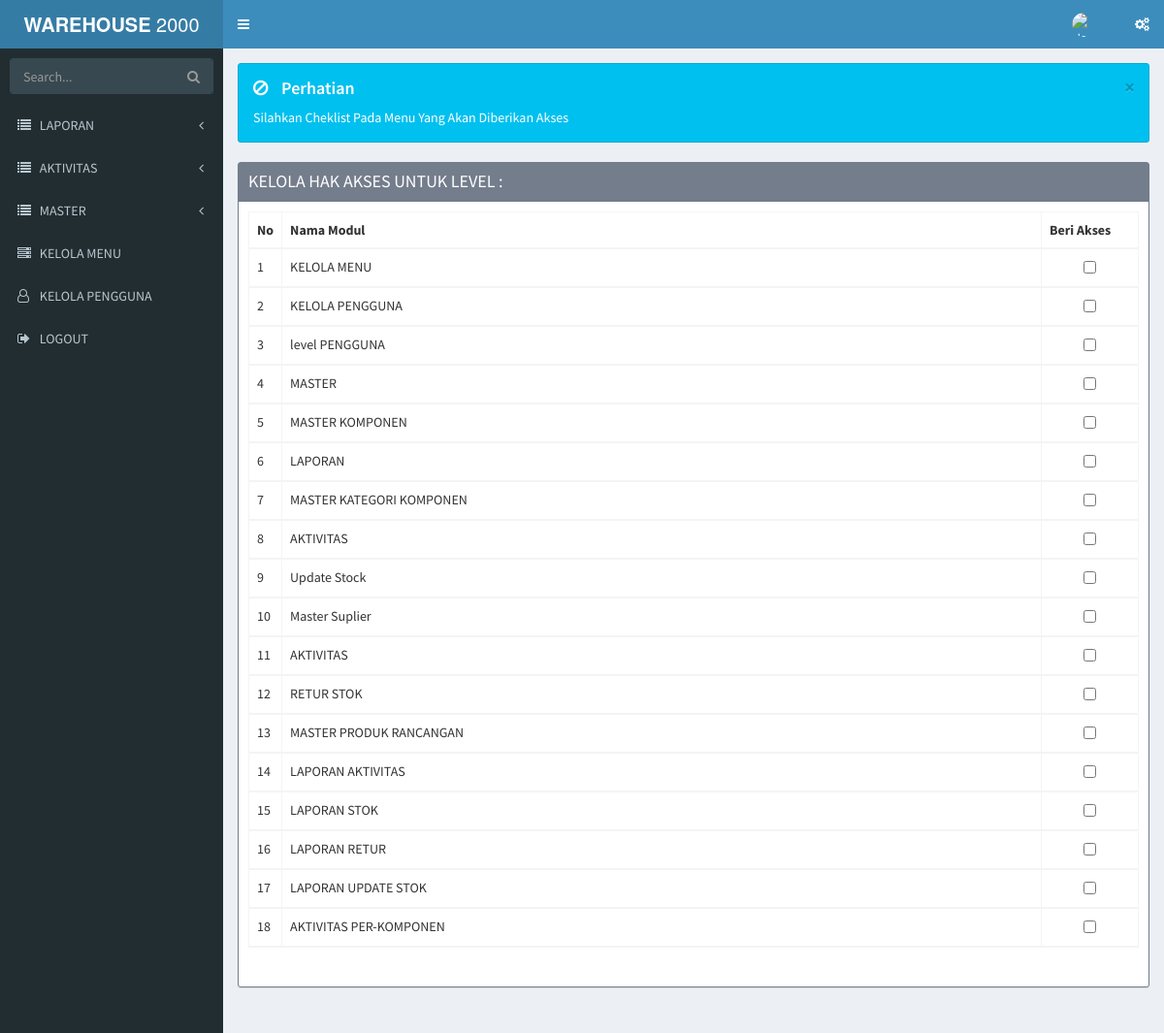
Page /index.php/userlevel/akses on the committed database.
### tables this page shows
CREATE TABLE `tbl_menu` (
  `id_menu` int(11) NOT NULL,
  `title` varchar(50) NOT NULL,
  `url` varchar(30) NOT NULL,
  `icon` varchar(30) NOT NULL,
  `is_main_menu` int(11) NOT NULL,
  `is_aktif` enum('y','n') NOT NULL COMMENT 'y=yes,n=no',
  `no_urut` int(5) NOT NULL
);

### application/libraries/Template.php (called while the page is built)
<?php if ( ! defined('BASEPATH')) exit('No direct script access allowed');
class Template {
		var $template_data = array();
		function set($name, $value)
		{
			$this->template_data[$name] = $value;
		}
		function load($template = '', $view = '' , $view_data = array(), $return = FALSE)
		{
			$this->CI =& get_instance();
			$this->set('contents', $this->CI->load->view($view, $view_data, TRUE));
			return $this->CI->load->view($template, $this->template_data, $return);
		}
}

### application/controllers/Userlevel.php (called while the page is built, shortened)
<?php
class Userlevel extends CI_Controller
{
    function akses(){
        $data['level'] = $this->db->get_where('tbl_user_level',array('id_user_level'=>  $this->uri->segment(3)))->row_array();
        $data['menu'] = $this->db->get('tbl_menu')->result();
        $this->template->load('template','userlevel/akses',$data);
    }
}

### index.php (called while the page is built, shortened)
<?php
require_once BASEPATH.'core/CodeIgniter.php';

### application/views/userlevel/akses.php (the view, shortened to what this page needs)
<div class="content-wrapper">
    <section class="content">
        <div class="row">
            <div class="col-xs-12">
                <?php echo alert('alert-info', 'Perhatian', 'Silahkan Cheklist Pada Menu Yang Akan Diberikan Akses') ?>
                <div class="box box-warning box-solid">
                    <div class="box-header">
                        <h3 class="box-title">KELOLA HAK AKSES UNTUK LEVEL :  <b><?php echo $level['nama_level'] ?></b></h3>
                    </div>
                    <div class="box-body">
                        <div style="padding-bottom: 10px;">
                            <table class="table table-bordered table-striped" id="mytable">
                                <thead>
                                    <tr>
                                        <th width="30px">No</th>
                                        <th>Nama Modul</th>
                                        <th width="100px">Beri Akses</th>
                                    </tr>
                                    <?php
                                    $no = 1;
                                    foreach ($menu as $m) {
                                        echo "<tr>
                        <td>$no</td>
                        <td>$m->title</td>
                        <td align='center'><input type='checkbox' ".  checked_akses($this->uri->segment(3), $m->id_menu)." onClick='kasi_akses($m->id_menu)'></td>
                        </tr>";
                                        $no++;
                                    }
                                    ?>
                                </thead>
                            </table>
                        </div>
                    </div>
                </div>
            </div>
    </section>
</div>

### application/views/template/sidebar.php (shortened to what this page needs)
<section class="sidebar">
    <form action="#" method="get" class="sidebar-form">
        <div class="input-group">
            <input type="text" name="q" class="form-control" placeholder="Search...">
            <span class="input-group-btn">
                <button type="submit" name="search" id="search-btn" class="btn btn-flat"><i class="fa fa-search"></i>
                </button>
            </span>
        </div>
    </form>
    <ul class="sidebar-menu" data-widget="tree">
        <?php
        $main_menu = $this->db->get_where('tbl_menu', array('is_main_menu' =>0, 'is_aktif'=>'y'));
        foreach ($main_menu->result() as $m){
            $submenu = $this->db->get_where('tbl_menu',array('is_main_menu'=>$m->id_menu,'is_aktif'=>'y'));
            if($submenu->num_rows()>0){
                echo "<li class='treeview'>
                        <a href='#'>
                            <i class='$m->icon'></i> <span>".strtoupper($m->title)."</span>
                            <span class='pull-right-container'>
                                <i class='fa fa-angle-left pull-right'></i>
                            </span>
                        </a>
                        <ul class='treeview-menu' style='display: none;'>";
                        echo" </ul>
                    </li>";
            }else{
                echo "<li>";
                echo anchor($m->url,"<i class='".$m->icon."'></i> ".strtoupper($m->title));
                echo "</li>";
            }
        }
        ?>
        <li><?php echo anchor('auth/logout',"<i class='fa fa-sign-out'></i> LOGOUT");?></li>
    </ul>
</section>

### rows in the picture
tbl_menu: title "LAPORAN"
tbl_menu: title "AKTIVITAS"
tbl_menu: title "MASTER"
tbl_menu: url+icon+title "KELOLA MENU", title "KELOLA MENU"
tbl_menu: url+icon+title "KELOLA PENGGUNA", title "KELOLA PENGGUNA"
tbl_menu: title "level PENGGUNA"
tbl_menu: title "MASTER KOMPONEN"
tbl_menu: title "MASTER KATEGORI KOMPONEN"
tbl_menu: title "Update Stock"
tbl_menu: title "Master Suplier"
tbl_menu: title "AKTIVITAS"
tbl_menu: title "RETUR STOK"
tbl_menu: title "MASTER PRODUK RANCANGAN"
tbl_menu: title "LAPORAN AKTIVITAS"
tbl_menu: title "LAPORAN STOK"
tbl_menu: title "LAPORAN RETUR"
tbl_menu: title "LAPORAN UPDATE STOK"
tbl_menu: title "AKTIVITAS PER-KOMPONEN"

### other values in the picture
anchor('auth/logout',"<i class='fa fa-sign-out'></i> LOGOUT") "LOGOUT"
$title "Perhatian"
$description "Silahkan Cheklist Pada Menu Yang Akan Diberikan Akses"
